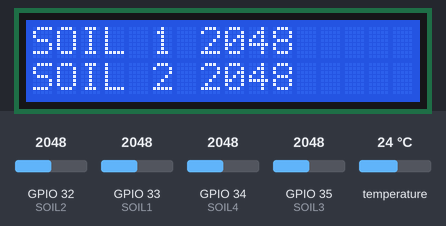
Recording of a sketch running on a simulated ESP32. Shown: 16×2 character LCD. Inputs (shaded band) come from the test bench; at power-on: temperature 24 °C, GPIO 32 (SOIL2) = 2048, GPIO 33 (SOIL1) = 2048, GPIO 34 (SOIL4) = 2048, GPIO 35 (SOIL3) = 2048.

Above: at 1.2 s.
1.3 s: temperature set to 12 °C
At 8.1 s:
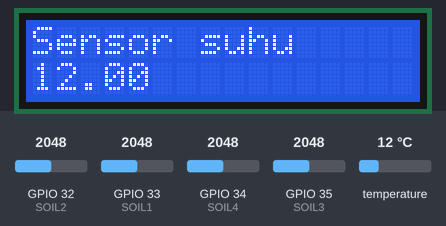
12.1 s: GPIO 32 (SOIL2) set to 2866
At 21.1 s:
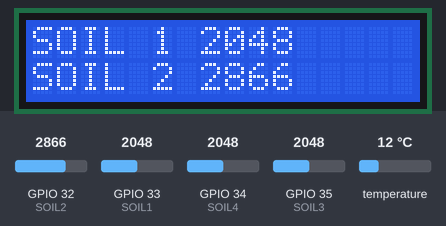
25.0 s: GPIO 33 (SOIL1) set to 2866
At 30.9 s:
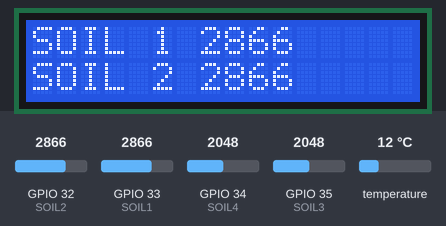
34.8 s: GPIO 34 (SOIL4) set to 2866
At 43.8 s:
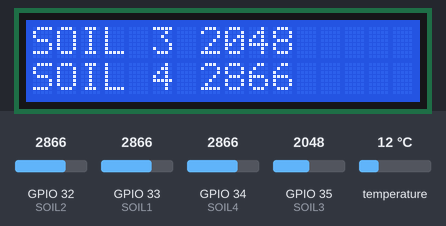
47.7 s: GPIO 35 (SOIL3) set to 2866
At 53.6 s:
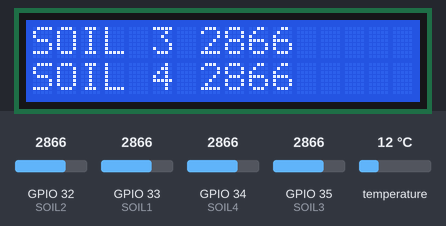
57.5 s: temperature set to 19 °C
At 66.8 s:
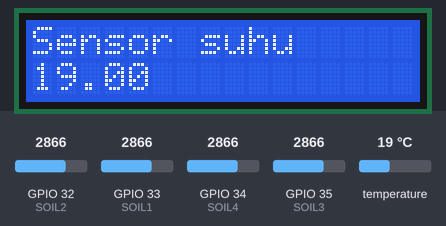
Timing chart, 0 to 68.3 s (numbered marks = the images above; inputs shaded):
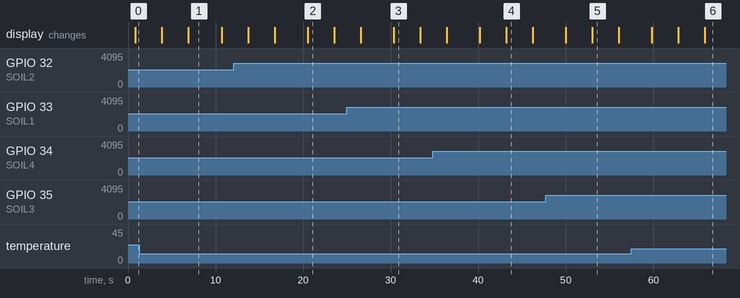

Measured:
- what the display in image 1 shows lasts 3.8 s, from 6.9 s to 10.7 s
- what the display in image 2 shows lasts 3.0 s, from 20.5 s to 23.5 s

The sketch:

capstone.ino
```cpp
#include <LiquidCrystal_I2C.h>
#include <OneWire.h>
#include <DallasTemperature.h>
#define SOIL1 33
#define SOIL2 32
#define SOIL3 35
#define SOIL4 34
#define THRESHOLD 1000
#define ONE_WIRE_BUS 2

LiquidCrystal_I2C lcd(0x27, 16, 2);
OneWire oneWire(ONE_WIRE_BUS);
DallasTemperature sensors(&oneWire);

void setup(void) {
  sensors.begin();
  lcd.init();
  lcd.backlight();
}

void loop(void) {
  int soil1 = analogRead(SOIL1);
  int soil2 = analogRead(SOIL2);
  int soil3 = analogRead(SOIL3);
  int soil4 = analogRead(SOIL4);
  sensors.requestTemperatures();

  lcd.clear();

  // if (soil1 < THRESHOLD)
  // {
  //   lcd.print("DRY ");
  // }
  // else
  // {
  //   lcd.print("WET ");
  // }

  lcd.print("SOIL 1 ");
  lcd.print(soil1);
  lcd.setCursor(0, 1);
  lcd.print("SOIL 2 ");
  lcd.print(soil2);
  delay(3000);
  lcd.clear();
  lcd.print("SOIL 3 ");
  lcd.print(soil3);
  lcd.setCursor(0, 1);
  lcd.print("SOIL 4 ");
  lcd.print(soil4);
  delay(3000);
  lcd.clear();
  lcd.print("Sensor suhu ");
  lcd.setCursor(0, 1);
  lcd.print(sensors.getTempCByIndex(0));
  delay(3000);
}
```
